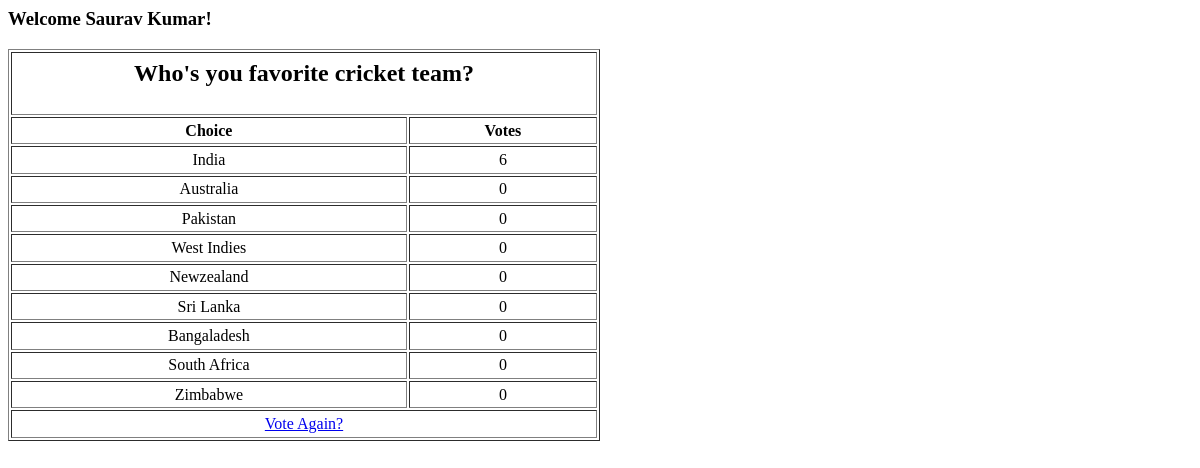
The page /polls/3/results/ on the database as committed earlier.
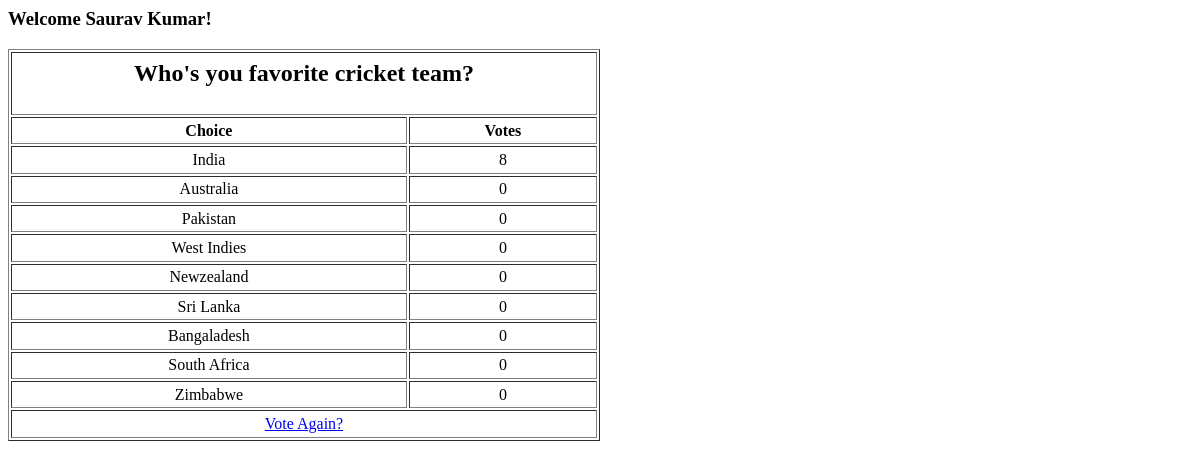
The same page on the database as committed later.
### polls/models.py (models this page shows, shortened)
class Choice(models.Model):
    poll = models.ForeignKey(Poll)
    choice = models.CharField(max_length=200)
    votes = models.IntegerField()

### polls/views.py (the view)
# urls.py: url(r'^(?P<poll_id>\d+)/results/$', 'results'),
def results(request, poll_id):
    p = get_object_or_404(Poll, pk = poll_id)
    return render_to_response('polls/results.html', {
        'poll': p,
        'User': 'Saurav Kumar',
        })

### templates/polls/results.html
<h3>Welcome {{ User }}!</h3>
<table border="1" height="50%" width = "50%">
  <tr>
    <th colspan="2"><h2>{{ poll.question }}</h2> </th>
  </tr>
  <tr>
    <th>Choice</th>
    <th>Votes</th>
  </tr>
{% for choice in poll.choice_set.all %}
  <tr>
    <td align = "center">{{ choice.choice }}</td>
    <td align = "center">{{ choice.votes }}</td>
  </tr>
{% endfor %}
  <tr>
    <td align = "center" colspan = "2"><a href = "/polls/">Vote Again?</a></td>
</table>

Rows that differ between the two databases and show on the page:
changed Choice "India": votes "6" → "8"
